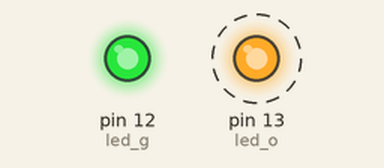
This sketch was run on a simulated Arduino Uno, built with avr-gcc and run on an emulated ATmega328P. Shown: output pins drawn as LEDs (lit = HIGH). Dashed ring = blinking.

Above: at 0.5 s.
Timing chart, 0 to 3.0 s (numbered marks = the images above):
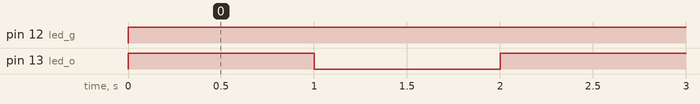

The sketch:

Switch_Sketch.ino
```cpp
const int led_o = 13;
const int led_g = 12;

// the setup function runs once when you press reset or power the board
void setup() {
  // initialize digital pin LED_BUILTIN as an output.
  pinMode(led_o, OUTPUT);
  pinMode(led_g, OUTPUT);
}

// the loop function runs over and over again forever
void loop() {

  digitalWrite(led_g, HIGH);
//  digitalWrite(led_g, LOW);


//  if (led_g == HIGH)
//  {
  digitalWrite(led_o, HIGH);   // turn the LED on (HIGH is the voltage level)
  delay(1000);                       // wait for a second
  digitalWrite(led_o, LOW);    // turn the LED off by making the voltage LOW
  delay(1000);                       // wait for a second
  }
//  else
//  {
//  digitalWrite(led_g, HIGH);
//  }
//
//  if (led_g == HIGH)
//  {
//  digitalWrite(led_o, LOW);
//  }
```

Measured:
- by itself, pin 12 (led_g): LOW → HIGH at 0.00 s
- by itself, pin 13 (led_o): alternates HIGH for 1.0 s and LOW for 1.0 s
